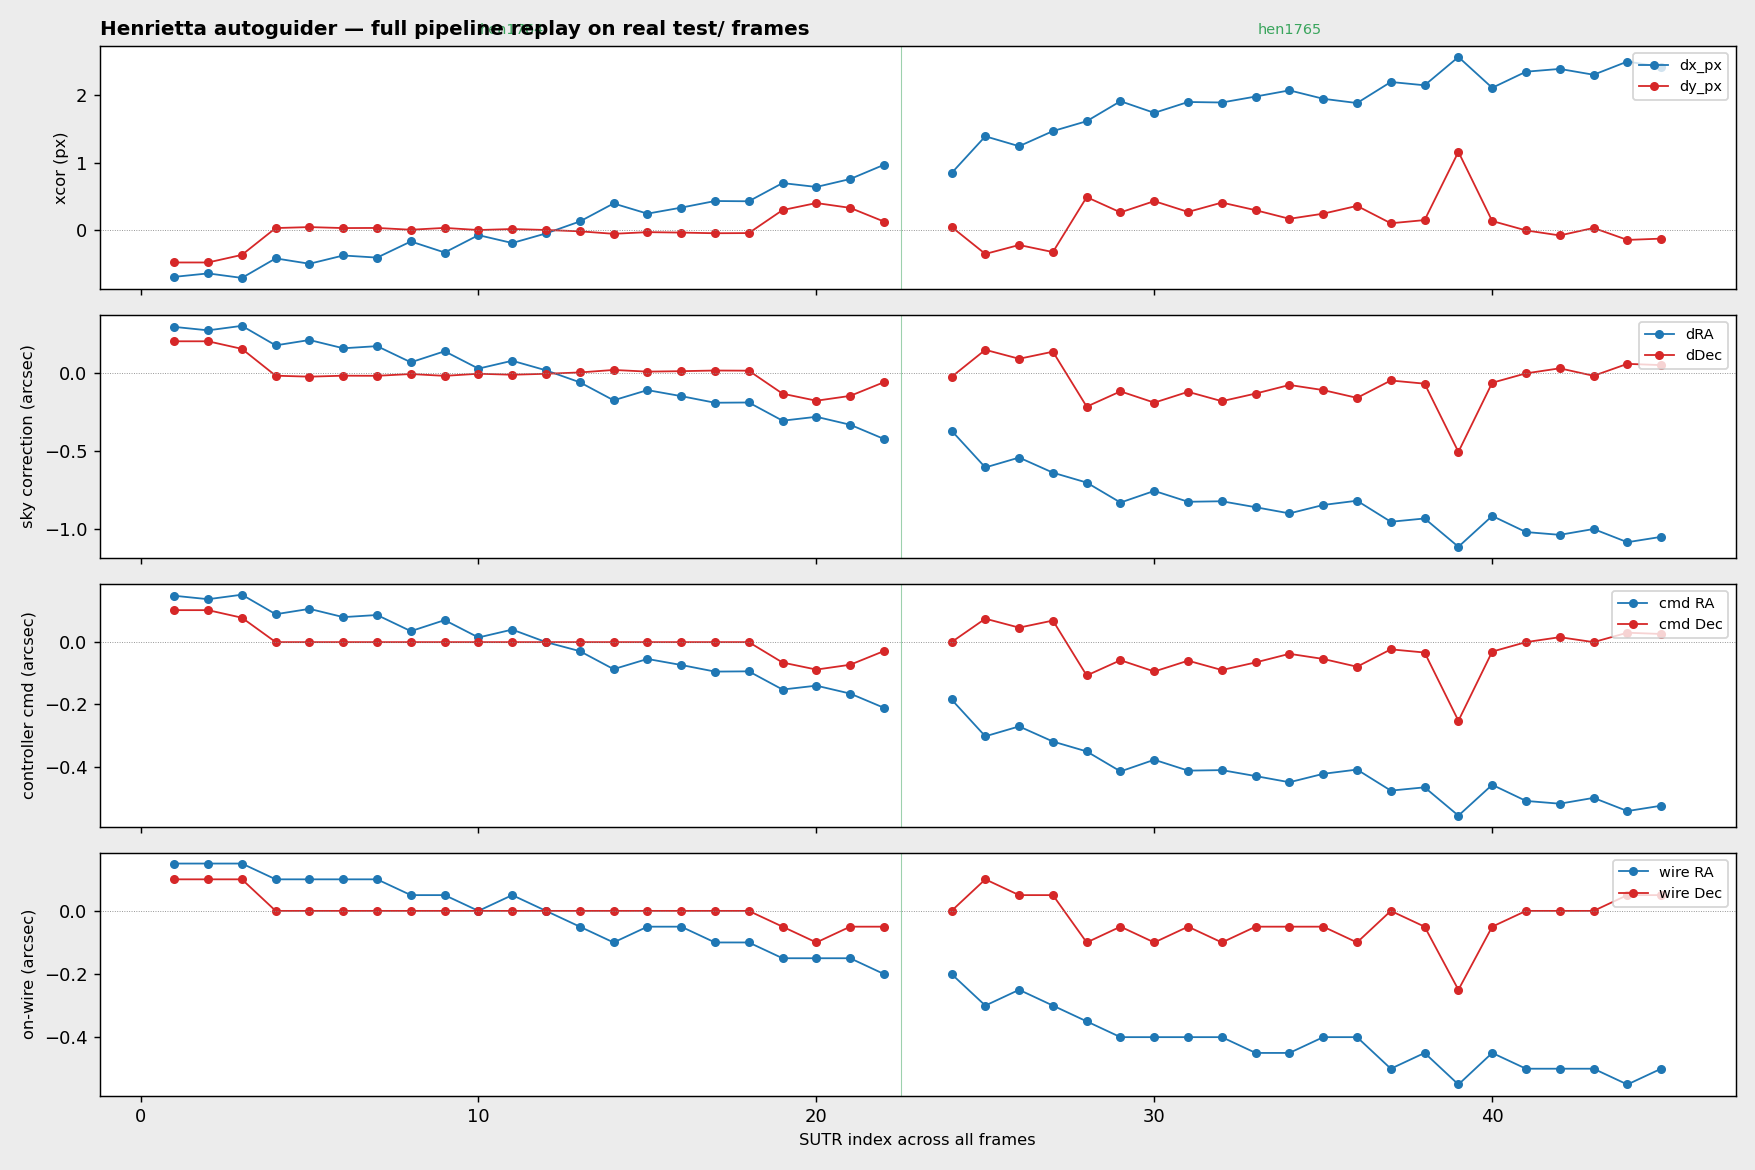

Reproduce this figure in Python.
"""Simulator: replay every SUTR file in test/ through the production pipeline.

Inline orchestration (the real reducer module lives in Chunk 5; this
script does its job by hand) using only production modules:

  core.bpm.load_bpm                   master BPM (HDU 0; 1 = good)
  core.template.build_template        slope-fit -> Template
  core.framebuffer.FrameBuffer        rolling SUTR buffer + K-window diff
  core.sky.subtract_local_sky         per-row outer-1/6 sky
  core.xcor.xcor_2d                   sliced 2-D xcor + parabolic peak
  core.geometry.detector_to_sky       (dx_px, dy_px) -> (dRA, dDec)
  core.controller.Controller          per-axis P controller
  core.autoguider_server              fire-and-forget over socketpair
  core.wire.decode_command            peer-side decode (TCS view)

For each henNNNN_sssr.fits in `test/` (in (frame, sutr) order), the
simulator runs every step the live autoguider would run and records
the measurements. After replay, a multi-panel PNG is rendered showing
the time series.

Run: .venv/bin/python experiments/sim_replay.py
"""

from __future__ import annotations

import re
import socket
from dataclasses import dataclass
from pathlib import Path

import matplotlib

matplotlib.use("Agg")
import matplotlib.pyplot as plt
import numpy as np
from astropy.io import fits

from henrietta_guider.core.autoguider_server import AutoGuiderServer
from henrietta_guider.core.bpm import load_bpm
from henrietta_guider.core.controller import Controller, ControllerConfig
from henrietta_guider.core.framebuffer import FrameBuffer
from henrietta_guider.core.geometry import detector_to_sky
from henrietta_guider.core.sky import subtract_local_sky
from henrietta_guider.core.template import build_template
from henrietta_guider.core.types import Stamp
from henrietta_guider.core.wire import decode_command
from henrietta_guider.core.xcor import xcor_2d

REPO = Path(__file__).resolve().parent.parent
TEST_DIR = REPO / "test"
BPM_PATH = REPO / "bpm_25apr2026.fits"
OUT_PATH = REPO / "experiments" / "sim_replay.png"

SUTR_RE = re.compile(r"^hen(\d{4})_(\d{3})r\.fits$")

# Stamp + algorithm config (matches the demo and the spec defaults).
STAMP = Stamp(x_center=1024, x_halfwidth=25, y_lo=360, y_hi=1990)
PLATE_SCALE = 0.435
PA_DEG = 0.0
PARITY_X = +1
PARITY_Y = +1


@dataclass
class Sample:
    frame: int
    sutr: int
    dx_px: float | None
    dy_px: float | None
    dra_arcsec: float | None
    ddec_arcsec: float | None
    cmd_ra_arcsec: float | None
    cmd_dec_arcsec: float | None
    wire_decoded_ra: float | None
    wire_decoded_dec: float | None
    sent: bool


def find_sutrs(d: Path) -> list[tuple[int, int, Path]]:
    out: list[tuple[int, int, Path]] = []
    for p in sorted(d.iterdir()):
        m = SUTR_RE.match(p.name)
        if m:
            out.append((int(m.group(1)), int(m.group(2)), p))
    out.sort()
    return out


def main() -> int:
    print("Henrietta autoguider simulator — replaying test/ through the live pipeline\n")

    print(f"Loading BPM       {BPM_PATH.name} ...")
    good_full = load_bpm(BPM_PATH)
    print(f"  shape={good_full.shape}, good fraction={good_full.mean()*100:.2f}%")

    print(f"\nBuilding template hen1764.fits ...")
    template = build_template(TEST_DIR / "hen1764.fits", STAMP, good_full)
    print(f"  Template(frame={template.frame_number}, image.shape={template.image.shape})")

    fb = FrameBuffer(K=1, stride=1)
    cfg = ControllerConfig(Kp=0.5, Ki=0.0, Kd=0.0,
                           deadband_arcsec=0.025, max_command_arcsec=2.45)
    ctrl_ra = Controller(cfg)
    ctrl_dec = Controller(cfg)
    a, b = socket.socketpair()
    server = AutoGuiderServer.from_connected_socket(a, pacing_interval_s=0.0)

    good_stamp = good_full[STAMP.y_lo:STAMP.y_hi, STAMP.x_min:STAMP.x_max]

    sutrs = find_sutrs(TEST_DIR)
    print(f"\nReplaying {len(sutrs)} SUTR files...\n")
    print(f"  {'frame':>5} {'sutr':>4}  {'dx_px':>7} {'dy_px':>7}  "
          f"{'dRA\"':>8} {'dDec\"':>8}  {'cmd_RA\"':>8} {'cmd_Dec\"':>8}  "
          f"wire   ")

    history: list[Sample] = []
    for frame, sutr, path in sutrs:
        with fits.open(path) as hdul:
            raw = hdul[0].data.astype(np.float32)

        guide_full = fb.add(frame, sutr, raw)
        if guide_full is None:
            history.append(Sample(frame, sutr, None, None, None, None,
                                   None, None, None, None, False))
            print(f"  {frame:>5} {sutr:>4}   (warming up)")
            continue

        stamp_img = guide_full[STAMP.y_lo:STAMP.y_hi, STAMP.x_min:STAMP.x_max]
        sub, _ = subtract_local_sky(stamp_img, good_stamp)
        sub = np.where(good_stamp, sub, 0.0)

        xc = xcor_2d(sub, template.image, search=4)
        dra, ddec = detector_to_sky(
            xc.dx_px, xc.dy_px, PLATE_SCALE, PA_DEG, PARITY_X, PARITY_Y,
        )
        cmd_ra = ctrl_ra.step(dra)
        cmd_dec = ctrl_dec.step(ddec)
        sent = server.send_guide(cmd_ra, cmd_dec)
        wire_ra = wire_dec = None
        if sent:
            frame_bytes = b.recv(6)
            wire_ra, wire_dec = decode_command(frame_bytes)

        history.append(Sample(
            frame=frame, sutr=sutr,
            dx_px=xc.dx_px, dy_px=xc.dy_px,
            dra_arcsec=dra, ddec_arcsec=ddec,
            cmd_ra_arcsec=cmd_ra, cmd_dec_arcsec=cmd_dec,
            wire_decoded_ra=wire_ra, wire_decoded_dec=wire_dec,
            sent=sent,
        ))
        wire_str = f"{wire_ra:+.2f},{wire_dec:+.2f}" if sent else "(deadband)"
        print(f"  {frame:>5} {sutr:>4}  {xc.dx_px:+7.3f} {xc.dy_px:+7.3f}  "
              f"{dra:+8.3f} {ddec:+8.3f}  "
              f"{cmd_ra:+8.3f} {cmd_dec:+8.3f}  {wire_str}")

    a.close()
    b.close()

    print("\nRendering PNG...")
    render(history)
    print(f"  saved to {OUT_PATH}")

    # Summary.
    n_total = len(history)
    n_warmup = sum(1 for h in history if h.dx_px is None)
    n_sent = sum(1 for h in history if h.sent)
    n_deadband = n_total - n_warmup - n_sent
    print(f"\nSummary:")
    print(f"  {n_total} SUTRs processed")
    print(f"  {n_warmup}  warmup (no guide image yet)")
    print(f"  {n_sent}  G-frames sent on wire")
    print(f"  {n_deadband}  in dead-band (no command needed)")
    return 0


def render(history: list[Sample]) -> None:
    fig, axes = plt.subplots(4, 1, figsize=(13.5, 9.0), sharex=True,
                             facecolor="#ECECEC")
    idx = np.arange(len(history))
    frames = np.array([h.frame for h in history])

    def trace(ax, attr, color, label):
        y = np.array([getattr(h, attr) if getattr(h, attr) is not None else np.nan
                       for h in history])
        ax.plot(idx, y, "o-", color=color, ms=4, lw=1.0, label=label)

    # 1) detector-frame measured drift.
    ax = axes[0]
    trace(ax, "dx_px", "#1f77b4", "dx_px")
    trace(ax, "dy_px", "#d62728", "dy_px")
    ax.axhline(0, color="#888", lw=0.5, ls=":")
    ax.set_ylabel("xcor (px)", fontsize=9)
    ax.legend(loc="upper right", fontsize=8)
    ax.set_title("Henrietta autoguider — full pipeline replay on real test/ frames",
                 fontsize=11, loc="left", fontweight="bold")

    # 2) sky-frame correction.
    ax = axes[1]
    trace(ax, "dra_arcsec", "#1f77b4", "dRA")
    trace(ax, "ddec_arcsec", "#d62728", "dDec")
    ax.axhline(0, color="#888", lw=0.5, ls=":")
    ax.set_ylabel("sky correction (arcsec)", fontsize=9)
    ax.legend(loc="upper right", fontsize=8)

    # 3) controller commands.
    ax = axes[2]
    trace(ax, "cmd_ra_arcsec", "#1f77b4", "cmd RA")
    trace(ax, "cmd_dec_arcsec", "#d62728", "cmd Dec")
    ax.axhline(0, color="#888", lw=0.5, ls=":")
    ax.set_ylabel("controller cmd (arcsec)", fontsize=9)
    ax.legend(loc="upper right", fontsize=8)

    # 4) wire-decoded values (what the TCS would actually receive).
    ax = axes[3]
    trace(ax, "wire_decoded_ra", "#1f77b4", "wire RA")
    trace(ax, "wire_decoded_dec", "#d62728", "wire Dec")
    ax.axhline(0, color="#888", lw=0.5, ls=":")
    ax.set_ylabel("on-wire (arcsec)", fontsize=9)
    ax.set_xlabel("SUTR index across all frames", fontsize=9)
    ax.legend(loc="upper right", fontsize=8)

    # Frame boundaries: vertical lines + frame-number labels.
    boundaries = [i for i in range(1, len(frames)) if frames[i] != frames[i - 1]]
    for ax in axes:
        for x in boundaries:
            ax.axvline(x - 0.5, color="#3aa55d", lw=0.6, alpha=0.5)
    # Annotate the topmost axes with frame numbers at midpoint of each run.
    boundaries_full = [0] + boundaries + [len(frames)]
    for lo, hi in zip(boundaries_full[:-1], boundaries_full[1:]):
        mid = (lo + hi - 1) / 2.0
        axes[0].annotate(
            f"hen{frames[lo]:04d}",
            xy=(mid, axes[0].get_ylim()[1]),
            xytext=(mid, axes[0].get_ylim()[1] * 1.05),
            ha="center", va="bottom", fontsize=8, color="#3aa55d",
            annotation_clip=False,
        )

    fig.tight_layout()
    fig.savefig(OUT_PATH, dpi=130)


if __name__ == "__main__":
    raise SystemExit(main())
